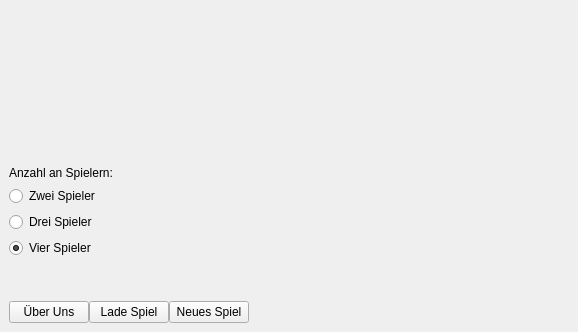
<?xml version="1.0" encoding="UTF-8"?>
<ui version="4.0">
 <class>WelcomeWindow</class>
 <widget class="QMainWindow" name="WelcomeWindow">
  <property name="geometry">
   <rect>
    <x>0</x>
    <y>0</y>
    <width>578</width>
    <height>332</height>
   </rect>
  </property>
  <property name="sizePolicy">
   <sizepolicy hsizetype="Fixed" vsizetype="Fixed">
    <horstretch>0</horstretch>
    <verstretch>0</verstretch>
   </sizepolicy>
  </property>
  <property name="minimumSize">
   <size>
    <width>0</width>
    <height>0</height>
   </size>
  </property>
  <property name="windowTitle">
   <string>Luzo Z+</string>
  </property>
  <widget class="QWidget" name="centralwidget">
   <layout class="QVBoxLayout" name="verticalLayout_2">
    <item>
     <widget class="QLabel" name="logo">
      <property name="sizePolicy">
       <sizepolicy hsizetype="Preferred" vsizetype="Expanding">
        <horstretch>0</horstretch>
        <verstretch>0</verstretch>
       </sizepolicy>
      </property>
      <property name="minimumSize">
       <size>
        <width>0</width>
        <height>111</height>
       </size>
      </property>
      <property name="font">
       <font>
        <family>Ani</family>
        <pointsize>30</pointsize>
       </font>
      </property>
      <property name="text">
       <string/>
      </property>
      <property name="alignment">
       <set>Qt::AlignCenter</set>
      </property>
     </widget>
    </item>
    <item>
     <spacer name="verticalSpacer_2">
      <property name="orientation">
       <enum>Qt::Vertical</enum>
      </property>
      <property name="sizeType">
       <enum>QSizePolicy::Preferred</enum>
      </property>
      <property name="sizeHint" stdset="0">
       <size>
        <width>20</width>
        <height>40</height>
       </size>
      </property>
     </spacer>
    </item>
    <item>
     <layout class="QVBoxLayout" name="verticalLayout">
      <item>
       <widget class="QLabel" name="label">
        <property name="sizePolicy">
         <sizepolicy hsizetype="Expanding" vsizetype="Fixed">
          <horstretch>0</horstretch>
          <verstretch>0</verstretch>
         </sizepolicy>
        </property>
        <property name="locale">
         <locale language="English" country="UnitedStates"/>
        </property>
        <property name="text">
         <string>Anzahl an Spielern:</string>
        </property>
        <property name="margin">
         <number>0</number>
        </property>
       </widget>
      </item>
      <item>
       <widget class="QRadioButton" name="radioTwo">
        <property name="sizePolicy">
         <sizepolicy hsizetype="Expanding" vsizetype="Fixed">
          <horstretch>0</horstretch>
          <verstretch>0</verstretch>
         </sizepolicy>
        </property>
        <property name="text">
         <string>Zwei Spieler</string>
        </property>
       </widget>
      </item>
      <item>
       <widget class="QRadioButton" name="radioThree">
        <property name="sizePolicy">
         <sizepolicy hsizetype="Expanding" vsizetype="Fixed">
          <horstretch>0</horstretch>
          <verstretch>0</verstretch>
         </sizepolicy>
        </property>
        <property name="text">
         <string>Drei Spieler</string>
        </property>
       </widget>
      </item>
      <item>
       <widget class="QRadioButton" name="radioFour">
        <property name="sizePolicy">
         <sizepolicy hsizetype="Expanding" vsizetype="Fixed">
          <horstretch>0</horstretch>
          <verstretch>0</verstretch>
         </sizepolicy>
        </property>
        <property name="text">
         <string>Vier Spieler</string>
        </property>
        <property name="checked">
         <bool>true</bool>
        </property>
       </widget>
      </item>
     </layout>
    </item>
    <item>
     <spacer name="verticalSpacer">
      <property name="orientation">
       <enum>Qt::Vertical</enum>
      </property>
      <property name="sizeType">
       <enum>QSizePolicy::Expanding</enum>
      </property>
      <property name="sizeHint" stdset="0">
       <size>
        <width>17</width>
        <height>13</height>
       </size>
      </property>
     </spacer>
    </item>
    <item>
     <layout class="QHBoxLayout" name="horizontalLayout_2">
      <property name="spacing">
       <number>0</number>
      </property>
      <property name="sizeConstraint">
       <enum>QLayout::SetFixedSize</enum>
      </property>
      <property name="rightMargin">
       <number>0</number>
      </property>
      <item>
       <widget class="QPushButton" name="aboutButton">
        <property name="sizePolicy">
         <sizepolicy hsizetype="Fixed" vsizetype="Minimum">
          <horstretch>0</horstretch>
          <verstretch>0</verstretch>
         </sizepolicy>
        </property>
        <property name="text">
         <string>Über Uns</string>
        </property>
       </widget>
      </item>
      <item>
       <widget class="QPushButton" name="loadButton">
        <property name="sizePolicy">
         <sizepolicy hsizetype="Fixed" vsizetype="Minimum">
          <horstretch>0</horstretch>
          <verstretch>0</verstretch>
         </sizepolicy>
        </property>
        <property name="text">
         <string>Lade Spiel</string>
        </property>
       </widget>
      </item>
      <item>
       <widget class="QPushButton" name="startButton">
        <property name="sizePolicy">
         <sizepolicy hsizetype="Fixed" vsizetype="Minimum">
          <horstretch>0</horstretch>
          <verstretch>0</verstretch>
         </sizepolicy>
        </property>
        <property name="text">
         <string>Neues Spiel</string>
        </property>
       </widget>
      </item>
      <item>
       <spacer name="horizontalSpacer">
        <property name="orientation">
         <enum>Qt::Horizontal</enum>
        </property>
        <property name="sizeType">
         <enum>QSizePolicy::Expanding</enum>
        </property>
        <property name="sizeHint" stdset="0">
         <size>
          <width>40</width>
          <height>20</height>
         </size>
        </property>
       </spacer>
      </item>
     </layout>
    </item>
   </layout>
  </widget>
 </widget>
 <resources/>
 <connections/>
</ui>
